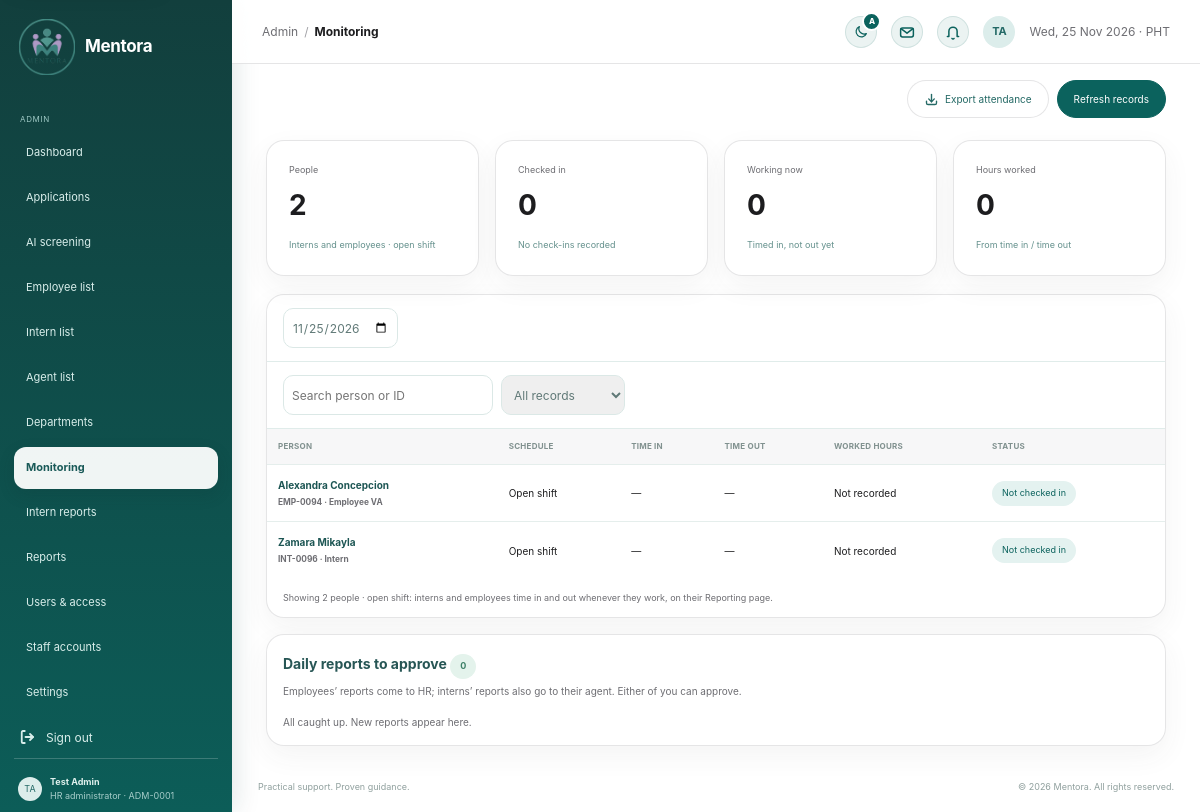
Page /admin/monitoring.php (signed in) on the committed database.
### tables this page shows
CREATE TABLE `users` (
  `id` int(10) UNSIGNED NOT NULL,
  `user_code` varchar(20) DEFAULT NULL,
  `first_name` varchar(80) NOT NULL,
  `last_name` varchar(80) NOT NULL,
  `email` varchar(190) NOT NULL,
  `email_verified_at` datetime DEFAULT NULL,
  `username` varchar(40) DEFAULT NULL,
  `pathway` enum('employee_va','internship') NOT NULL,
  `pathway_chosen_at` datetime DEFAULT current_timestamp(),
  `password_hash` varchar(255) NOT NULL,
  `role` enum('applicant','agent','admin') NOT NULL DEFAULT 'applicant',
  `status` enum('pending','approved','active','rejected','disabled') NOT NULL DEFAULT 'active',
  `presence` enum('active','busy','offline') NOT NULL DEFAULT 'active',
  `last_seen_at` datetime DEFAULT NULL,
  `department_id` int(10) UNSIGNED DEFAULT NULL,
  `agent_id` int(10) UNSIGNED DEFAULT NULL,
  `referred_by` int(10) UNSIGNED DEFAULT NULL,
  `avatar_path` varchar(190) DEFAULT NULL,
  `created_at` timestamp NOT NULL DEFAULT current_timestamp(),
  `updated_at` timestamp NOT NULL DEFAULT current_timestamp() ON UPDATE current_timestamp()
);

### admin/monitoring.php (the view, shortened to what this page needs)
<?php
require_once __DIR__ . '/../includes/workflow.php';
$pageTitle = 'Monitoring';
$activePage = 'monitoring.php';
require __DIR__ . '/../includes/admin_layout.php';
$date = (string) ($_GET['date'] ?? date('Y-m-d'));
$query = $pdo->prepare(
    "SELECT u.id, u.user_code, u.first_name, u.last_name, u.email, u.pathway, d.name AS department_name, a.time_in, a.time_out
     FROM users u
     LEFT JOIN departments d ON d.id = u.department_id
     LEFT JOIN attendance a ON a.user_id = u.id AND a.work_date = ?
     WHERE u.role = 'applicant' AND u.status = 'active' AND DATE(u.created_at) <= ?
     ORDER BY a.time_in IS NULL, a.time_in, u.first_name"
);
$query->execute([$date, $date]);
$roster = $query->fetchAll();
$states = [];
foreach ($roster as $person) {
    $states[$person['id']] = mentora_attendance_state($person['time_in'] ? $person : null, $date);
}
$checkedIn = count(array_filter($roster, static fn($p) => $p['time_in'] !== null));
$working = count(array_filter($states, static fn($s) => $s[0] === 'Working'));
$hoursWorked = array_sum(array_map(static fn($s) => (float) ($s[2] ?? 0), $states));
$people = count($roster);
$waiting = mentora_reports_waiting($pdo);
?>
<div class="admin-heading">
    <div class="admin-actions"><a class="admin-btn"
        href="export.php?type=attendance&amp;date=<?= mentora_h($date) ?>"><?= mentora_icon('download') ?>Export attendance</a><a class="admin-btn primary" href="monitoring.php?date=<?= mentora_h($date) ?>">Refresh records</a>
    </div>
</div>
<div class="metric-grid">
    <div class="metric-card">
        <small>People</small><strong><?= $people ?></strong><span>Interns and employees · open shift</span>
    </div>
    <div class="metric-card">
        <small>Checked in</small><strong><?= $checkedIn ?></strong><span><?= $checkedIn ? 'Time-in recorded' : 'No check-ins recorded' ?></span>
    </div>
    <div class="metric-card">
        <small>Working now</small><strong><?= $working ?></strong><span>Timed in, not out yet</span>
    </div>
    <div class="metric-card">
        <small>Hours worked</small><strong><?= mentora_hours($hoursWorked) ?></strong><span>From time in / time out</span>
    </div>
</div>
<section class="admin-panel data-panel">
    <form class="table-toolbar" method="get">
        <input id="day" type="date" name="date" max="<?= date('Y-m-d') ?>" value="<?= mentora_h($date) ?>" onchange="this.form.submit()">
    </form>
    <div class="table-toolbar" data-table-filter="attendance-table">
        <input type="search"
            data-filter="search"
            placeholder="Search person or ID"
            aria-label="Search people"><select data-filter="state" aria-label="Attendance">
            <option value="all">All records</option>
        </select>
    </div>
    <table class="admin-table" id="attendance-table">
        <thead>
            <tr>
                <th>Person</th>
                <th>Schedule</th>
                <th>Time in</th>
                <th>Time out</th>
                <th>Worked hours</th>
                <th>Status</th>
            </tr>
        </thead>
        <tbody>
        <?php foreach ($roster as $person): [$label, $badge, $worked] = $states[$person['id']]; ?>
            <tr data-state="<?= mentora_h(mb_strtolower($label)) ?>">
                <td><?= mentora_h($person['first_name'] . ' ' . $person['last_name']) ?><br><small><?= mentora_h($person['user_code']) ?> · <?= mentora_pathway_label($person['pathway']) ?></small>
                </td>
                <td>Open shift</td>
                <td><?= $person['time_in'] ? date('g:i A', strtotime($person['time_in'])) : '—' ?></td>
                <td><?= $person['time_out'] ? date('g:i A', strtotime($person['time_out'])) : '—' ?></td>
                <td><?= $worked !== null ? mentora_hours($worked) . ' hrs' : ($person['time_in'] ? 'In progress' : 'Not recorded') ?></td>
                <td><span class="badge <?= $badge ?>"><?= mentora_h($label) ?></span></td>
            </tr>
        <?php endforeach; ?>
    </tbody></table>
    <div class="table-note">Showing <span data-filter-count="attendance-table"><?= count($roster) ?></span> people · open shift: interns and employees time in and out whenever they work, on their Reporting page.</div>
</section>
<section class="admin-panel data-panel" id="reports" style="margin-top:16px">
    <h2>Daily reports to approve <span class="badge <?= $waiting ? 'warn' : '' ?>"><?= count($waiting) ?></span></h2>
    <p class="panel-subtitle">Employees’ reports come to HR; interns’ reports also go to their agent. Either of you can approve.</p>
</section>
<?php require __DIR__ . '/../includes/admin_footer.php'; ?>

### includes/admin_layout.php (shortened to what this page needs)
<?php
require_once __DIR__ . '/../config/db.php';
require_once __DIR__ . '/auth_check.php';
mentora_require_login(['admin']);
if (!isset($e) || !is_callable($e)) {
    $e = static fn($value): string => htmlspecialchars((string)$value, ENT_QUOTES | ENT_SUBSTITUTE, 'UTF-8');
}
$pageTitle  = $pageTitle ?? 'Admin | Mentora';
$activePage = $activePage ?? '';
$adminUser = (isset($_SESSION['user']) && is_array($_SESSION['user']))
    ? $_SESSION['user']
    : ['name' => 'HR Administrator'];
$adminName = trim((string)($adminUser['name'] ?? '')) ?: 'HR Administrator';
$adminCode = (string)($adminUser['user_code'] ?? '');
$crumbTitle = trim(explode('|', $pageTitle)[0]);
$initials = '';
foreach (array_slice(preg_split('/\s+/', $adminName) ?: [], 0, 2) as $part) {
    $initials .= mb_strtoupper(mb_substr($part, 0, 1));
}
$initials = $initials !== '' ? $initials : 'HR';
$avatarUrl = mentora_avatar_url($adminUser['avatar_path'] ?? null, '../');
$now = new DateTimeImmutable('now', new DateTimeZone('Asia/Manila'));
$adminNav = [
    'dashboard.php'              => 'Dashboard',
    'applications.php'           => 'Applications',
    'screening.php'              => 'AI screening',
    'employee_list.php'          => 'Employee list',
    'intern_list.php'            => 'Intern list',
    'agent_list.php'             => 'Agent list',
    'department.php'             => 'Departments',
    'monitoring.php'             => 'Monitoring',
    'intern_reports.php'         => 'Intern reports',
    'consolidated_report.php'    => 'Reports',
    'user&access_management.php' => 'Users & access',
    'staff_accounts.php'         => 'Staff accounts',
    'settings.php'               => 'Settings',
];
?>
<!doctype html>
<html lang="en">
<head>
    <link rel="stylesheet" href="../assets/css/style.css?v=44">
    <link rel="stylesheet" href="../assets/css/admin.css?v=11">
    <link rel="stylesheet" href="../assets/css/settings.css?v=31">
    <link rel="stylesheet" href="../assets/css/theme.css?v=10">
    <link rel="stylesheet" href="../assets/css/dialog.css?v=2">
</head>
<body class="admin-body admin-workspace">
    <aside class="admin-sidebar">
        <a class="admin-brand"
            href="<?= $e(basename((string) ($_SERVER['SCRIPT_NAME'] ?? 'dashboard.php'))) ?>"
            aria-label="Mentora, <?= $e($crumbTitle) ?>"
            aria-current="page">
            <img src="../assets/images/mentora-logo.png" alt="Mentora">
            <span>Mentora</span>
        </a>
        <nav class="admin-nav" id="workspace-nav" aria-label="Admin navigation">
            <small class="nav-label">ADMIN</small>
            <?php foreach ($adminNav as $file => $label): ?>
                <a class="<?= $activePage === $file ? 'active' : '' ?>"
                    href="<?= $e($file) ?>"
                    <?= $activePage === $file ? 'aria-current="page"' : '' ?>>
                    <span aria-hidden="true"></span><?= $e($label) ?>
                </a>
            <?php endforeach; ?>
        </nav>
        <div class="sidebar-bottom">
            <a class="sidebar-signout" href="../auth/signout.php"><span>Sign out</span></a>
            <a class="profile-chip" href="settings.php" aria-label="Open profile settings">
                <?= mentora_avatar($avatarUrl, $initials) ?>
                <div>
                    <strong><?= $e($adminName) ?></strong>
                    <small>HR administrator<?= $adminCode !== '' ? ' · ' . $e($adminCode) : '' ?></small>
                </div>
            </a>
        </div>
    </aside>
    <div class="admin-main">
        <header class="admin-topbar">
            <nav class="crumbs" aria-label="Breadcrumb">
                <ol>
                    <li><a href="dashboard.php">Admin</a></li>
                    <li><span aria-current="page"><?= $e($crumbTitle) ?></span></li>
                </ol>
            </nav>
            <span class="topbar-actions">
                <?php $themeToggleClass = 'header-icon-link'; require __DIR__ . '/theme_toggle.php'; ?>
                <?php require __DIR__ . '/message_panel.php'; ?>
                <?php require __DIR__ . '/notification_panel.php'; ?>
                <a class="header-avatar-link<?= $avatarUrl ? ' has-photo' : '' ?>"
                    href="settings.php#profile"
                    aria-label="Profile"
                    title="Profile"><?= $avatarUrl ? '<img class="avatar-img" src="' . $e($avatarUrl) . '" alt="">' : $e($initials) ?></a>
                <span class="topbar-date"><?= $e($now->format('D, d M Y')) ?> · PHT</span>
            </span>
        </header>
        <main class="admin-content" id="main-content" tabindex="-1">

### assets/css/settings.css (style rules this page uses)
body { --ui-radius-card: 18px; --ui-radius-control: 999px; --ui-radius-item: 12px; --settings-card-solid: #fff; }
.admin-table td small { color: var(--workspace-muted, #6e6e73); }
.admin-panel.data-panel > h2 { padding: 18px 16px 0; }
.admin-panel.data-panel > .panel-subtitle { padding: 0 16px; }
.sidebar-bottom > a.sidebar-signout { display: flex; align-items: center; gap: 10px; }
.sidebar-signout .signout-icon { flex-shrink: 0; }
.admin-btn:has(.btn-icon) { display: inline-flex; align-items: center; justify-content: center; gap: 6px; }

### rows in the picture
users: user_code "ADM-0001"
users: first_name+last_name "Alexandra Concepcion", user_code "EMP-0094", pathway "Employee VA", label "Not checked in"
users: first_name+last_name "Zamara Mikayla", user_code "INT-0096", pathway "Intern", label "Not checked in"

### other values in the picture
$e($label) "Dashboard"
$e($label) "Applications"
$e($label) "AI screening"
$e($label) "Employee list"
$e($label) "Intern list"
$e($label) "Agent list"
$e($label) "Departments"
$e($label) "Monitoring"
$e($label) "Intern reports"
$e($label) "Reports"
$e($label) "Users & access"
$e($label) "Staff accounts"
$e($label) "Settings"
$h($initials) "TA"
$e($adminName) "Test Admin"
